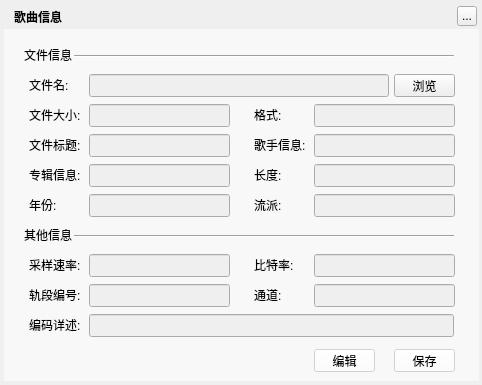
<?xml version="1.0" encoding="UTF-8"?>
<ui version="4.0">
 <class>MusicFileInformationWidget</class>
 <widget class="QWidget" name="MusicFileInformationWidget">
  <property name="geometry">
   <rect>
    <x>0</x>
    <y>0</y>
    <width>482</width>
    <height>385</height>
   </rect>
  </property>
  <property name="windowTitle">
   <string>歌曲信息</string>
  </property>
  <property name="styleSheet">
   <string notr="true"/>
  </property>
  <widget class="QLabel" name="background">
   <property name="geometry">
    <rect>
     <x>4</x>
     <y>4</y>
     <width>475</width>
     <height>377</height>
    </rect>
   </property>
   <property name="text">
    <string/>
   </property>
  </widget>
  <widget class="QLabel" name="topTitleName">
   <property name="geometry">
    <rect>
     <x>14</x>
     <y>4</y>
     <width>100</width>
     <height>25</height>
    </rect>
   </property>
   <property name="styleSheet">
    <string notr="true">color:&quot;#FFFFFF&quot;;font-weight:bold</string>
   </property>
   <property name="text">
    <string>歌曲信息</string>
   </property>
  </widget>
  <widget class="QToolButton" name="topTitleCloseButton">
   <property name="geometry">
    <rect>
     <x>457</x>
     <y>6</y>
     <width>20</width>
     <height>20</height>
    </rect>
   </property>
   <property name="text">
    <string>...</string>
   </property>
  </widget>
  <widget class="Line" name="line_2">
   <property name="geometry">
    <rect>
     <x>74</x>
     <y>54</y>
     <width>380</width>
     <height>5</height>
    </rect>
   </property>
   <property name="orientation">
    <enum>Qt::Horizontal</enum>
   </property>
  </widget>
  <widget class="QLabel" name="label">
   <property name="geometry">
    <rect>
     <x>24</x>
     <y>49</y>
     <width>54</width>
     <height>12</height>
    </rect>
   </property>
   <property name="text">
    <string>文件信息</string>
   </property>
  </widget>
  <widget class="QLabel" name="label_2">
   <property name="geometry">
    <rect>
     <x>29</x>
     <y>79</y>
     <width>54</width>
     <height>12</height>
    </rect>
   </property>
   <property name="text">
    <string>文件名:</string>
   </property>
  </widget>
  <widget class="QLineEdit" name="filePathEdit">
   <property name="enabled">
    <bool>false</bool>
   </property>
   <property name="geometry">
    <rect>
     <x>89</x>
     <y>74</y>
     <width>300</width>
     <height>23</height>
    </rect>
   </property>
   <property name="text">
    <string/>
   </property>
   <property name="readOnly">
    <bool>true</bool>
   </property>
  </widget>
  <widget class="QLabel" name="label_3">
   <property name="geometry">
    <rect>
     <x>29</x>
     <y>109</y>
     <width>54</width>
     <height>12</height>
    </rect>
   </property>
   <property name="text">
    <string>文件大小:</string>
   </property>
  </widget>
  <widget class="QLineEdit" name="fileSizeEdit">
   <property name="enabled">
    <bool>false</bool>
   </property>
   <property name="geometry">
    <rect>
     <x>89</x>
     <y>104</y>
     <width>141</width>
     <height>23</height>
    </rect>
   </property>
   <property name="readOnly">
    <bool>true</bool>
   </property>
  </widget>
  <widget class="QPushButton" name="viewButton">
   <property name="geometry">
    <rect>
     <x>394</x>
     <y>74</y>
     <width>61</width>
     <height>23</height>
    </rect>
   </property>
   <property name="cursor">
    <cursorShape>PointingHandCursor</cursorShape>
   </property>
   <property name="text">
    <string>浏览</string>
   </property>
  </widget>
  <widget class="QLineEdit" name="fileFormatEdit">
   <property name="enabled">
    <bool>false</bool>
   </property>
   <property name="geometry">
    <rect>
     <x>314</x>
     <y>104</y>
     <width>141</width>
     <height>23</height>
    </rect>
   </property>
   <property name="readOnly">
    <bool>true</bool>
   </property>
  </widget>
  <widget class="QLabel" name="label_4">
   <property name="geometry">
    <rect>
     <x>254</x>
     <y>109</y>
     <width>54</width>
     <height>12</height>
    </rect>
   </property>
   <property name="text">
    <string>格式:</string>
   </property>
  </widget>
  <widget class="QLabel" name="label_5">
   <property name="geometry">
    <rect>
     <x>254</x>
     <y>139</y>
     <width>54</width>
     <height>12</height>
    </rect>
   </property>
   <property name="text">
    <string>歌手信息:</string>
   </property>
  </widget>
  <widget class="MusicModifyLineEdit" name="fileArtistEdit">
   <property name="enabled">
    <bool>false</bool>
   </property>
   <property name="geometry">
    <rect>
     <x>314</x>
     <y>134</y>
     <width>141</width>
     <height>23</height>
    </rect>
   </property>
   <property name="readOnly">
    <bool>true</bool>
   </property>
  </widget>
  <widget class="MusicModifyLineEdit" name="fileTitleEdit">
   <property name="enabled">
    <bool>false</bool>
   </property>
   <property name="geometry">
    <rect>
     <x>89</x>
     <y>134</y>
     <width>141</width>
     <height>23</height>
    </rect>
   </property>
   <property name="readOnly">
    <bool>true</bool>
   </property>
  </widget>
  <widget class="QLabel" name="label_6">
   <property name="geometry">
    <rect>
     <x>29</x>
     <y>139</y>
     <width>54</width>
     <height>12</height>
    </rect>
   </property>
   <property name="text">
    <string>文件标题:</string>
   </property>
  </widget>
  <widget class="QLabel" name="label_7">
   <property name="geometry">
    <rect>
     <x>29</x>
     <y>169</y>
     <width>54</width>
     <height>12</height>
    </rect>
   </property>
   <property name="text">
    <string>专辑信息:</string>
   </property>
  </widget>
  <widget class="MusicModifyLineEdit" name="fileAlbumEdit">
   <property name="enabled">
    <bool>false</bool>
   </property>
   <property name="geometry">
    <rect>
     <x>89</x>
     <y>164</y>
     <width>141</width>
     <height>23</height>
    </rect>
   </property>
   <property name="readOnly">
    <bool>true</bool>
   </property>
  </widget>
  <widget class="QLabel" name="label_8">
   <property name="geometry">
    <rect>
     <x>254</x>
     <y>169</y>
     <width>54</width>
     <height>12</height>
    </rect>
   </property>
   <property name="text">
    <string>长度:</string>
   </property>
  </widget>
  <widget class="QLineEdit" name="fileTimeEdit">
   <property name="enabled">
    <bool>false</bool>
   </property>
   <property name="geometry">
    <rect>
     <x>314</x>
     <y>164</y>
     <width>141</width>
     <height>23</height>
    </rect>
   </property>
   <property name="readOnly">
    <bool>true</bool>
   </property>
  </widget>
  <widget class="QLabel" name="label_9">
   <property name="geometry">
    <rect>
     <x>254</x>
     <y>199</y>
     <width>54</width>
     <height>12</height>
    </rect>
   </property>
   <property name="text">
    <string>流派:</string>
   </property>
  </widget>
  <widget class="MusicModifyLineEdit" name="fileGenreEdit">
   <property name="enabled">
    <bool>false</bool>
   </property>
   <property name="geometry">
    <rect>
     <x>314</x>
     <y>194</y>
     <width>141</width>
     <height>23</height>
    </rect>
   </property>
   <property name="readOnly">
    <bool>true</bool>
   </property>
  </widget>
  <widget class="QLabel" name="label_10">
   <property name="geometry">
    <rect>
     <x>29</x>
     <y>259</y>
     <width>54</width>
     <height>12</height>
    </rect>
   </property>
   <property name="text">
    <string>采样速率:</string>
   </property>
  </widget>
  <widget class="QLabel" name="label_11">
   <property name="geometry">
    <rect>
     <x>29</x>
     <y>289</y>
     <width>54</width>
     <height>12</height>
    </rect>
   </property>
   <property name="text">
    <string>轨段编号:</string>
   </property>
  </widget>
  <widget class="QLineEdit" name="TrackNumEdit">
   <property name="enabled">
    <bool>false</bool>
   </property>
   <property name="geometry">
    <rect>
     <x>89</x>
     <y>284</y>
     <width>141</width>
     <height>23</height>
    </rect>
   </property>
   <property name="readOnly">
    <bool>true</bool>
   </property>
  </widget>
  <widget class="QLabel" name="label_12">
   <property name="geometry">
    <rect>
     <x>254</x>
     <y>289</y>
     <width>54</width>
     <height>12</height>
    </rect>
   </property>
   <property name="text">
    <string>通道:</string>
   </property>
  </widget>
  <widget class="QLineEdit" name="SamplingRateEdit">
   <property name="enabled">
    <bool>false</bool>
   </property>
   <property name="geometry">
    <rect>
     <x>89</x>
     <y>254</y>
     <width>141</width>
     <height>23</height>
    </rect>
   </property>
   <property name="readOnly">
    <bool>true</bool>
   </property>
  </widget>
  <widget class="QLineEdit" name="ChannelEdit">
   <property name="enabled">
    <bool>false</bool>
   </property>
   <property name="geometry">
    <rect>
     <x>314</x>
     <y>284</y>
     <width>141</width>
     <height>23</height>
    </rect>
   </property>
   <property name="readOnly">
    <bool>true</bool>
   </property>
  </widget>
  <widget class="MusicModifyLineEdit" name="fileYearEdit">
   <property name="enabled">
    <bool>false</bool>
   </property>
   <property name="geometry">
    <rect>
     <x>89</x>
     <y>194</y>
     <width>141</width>
     <height>23</height>
    </rect>
   </property>
   <property name="readOnly">
    <bool>true</bool>
   </property>
  </widget>
  <widget class="QLabel" name="label_13">
   <property name="geometry">
    <rect>
     <x>29</x>
     <y>199</y>
     <width>54</width>
     <height>12</height>
    </rect>
   </property>
   <property name="text">
    <string>年份:</string>
   </property>
  </widget>
  <widget class="QLabel" name="label_14">
   <property name="geometry">
    <rect>
     <x>254</x>
     <y>259</y>
     <width>54</width>
     <height>12</height>
    </rect>
   </property>
   <property name="text">
    <string>比特率:</string>
   </property>
  </widget>
  <widget class="QLineEdit" name="BitrateEdit">
   <property name="enabled">
    <bool>false</bool>
   </property>
   <property name="geometry">
    <rect>
     <x>314</x>
     <y>254</y>
     <width>141</width>
     <height>23</height>
    </rect>
   </property>
   <property name="readOnly">
    <bool>true</bool>
   </property>
  </widget>
  <widget class="QLabel" name="label_15">
   <property name="geometry">
    <rect>
     <x>24</x>
     <y>229</y>
     <width>54</width>
     <height>12</height>
    </rect>
   </property>
   <property name="text">
    <string>其他信息</string>
   </property>
  </widget>
  <widget class="Line" name="line_3">
   <property name="geometry">
    <rect>
     <x>74</x>
     <y>234</y>
     <width>380</width>
     <height>5</height>
    </rect>
   </property>
   <property name="orientation">
    <enum>Qt::Horizontal</enum>
   </property>
  </widget>
  <widget class="QLabel" name="label_16">
   <property name="geometry">
    <rect>
     <x>29</x>
     <y>319</y>
     <width>54</width>
     <height>12</height>
    </rect>
   </property>
   <property name="text">
    <string>编码详述:</string>
   </property>
  </widget>
  <widget class="QLineEdit" name="descriptionEdit">
   <property name="enabled">
    <bool>false</bool>
   </property>
   <property name="geometry">
    <rect>
     <x>89</x>
     <y>314</y>
     <width>365</width>
     <height>23</height>
    </rect>
   </property>
   <property name="text">
    <string/>
   </property>
   <property name="readOnly">
    <bool>true</bool>
   </property>
  </widget>
  <widget class="QWidget" name="backgroundMask" native="true">
   <property name="geometry">
    <rect>
     <x>4</x>
     <y>29</y>
     <width>475</width>
     <height>352</height>
    </rect>
   </property>
   <property name="styleSheet">
    <string notr="true">background:rgba(255,255,255,150)</string>
   </property>
   <widget class="QPushButton" name="editButton">
    <property name="geometry">
     <rect>
      <x>310</x>
      <y>320</y>
      <width>61</width>
      <height>23</height>
     </rect>
    </property>
    <property name="cursor">
     <cursorShape>PointingHandCursor</cursorShape>
    </property>
    <property name="text">
     <string>编辑</string>
    </property>
   </widget>
   <widget class="QPushButton" name="saveButton">
    <property name="geometry">
     <rect>
      <x>390</x>
      <y>320</y>
      <width>61</width>
      <height>23</height>
     </rect>
    </property>
    <property name="cursor">
     <cursorShape>PointingHandCursor</cursorShape>
    </property>
    <property name="text">
     <string>保存</string>
    </property>
   </widget>
  </widget>
  <zorder>background</zorder>
  <zorder>backgroundMask</zorder>
  <zorder>topTitleName</zorder>
  <zorder>topTitleCloseButton</zorder>
  <zorder>line_2</zorder>
  <zorder>label</zorder>
  <zorder>label_2</zorder>
  <zorder>filePathEdit</zorder>
  <zorder>label_3</zorder>
  <zorder>fileSizeEdit</zorder>
  <zorder>viewButton</zorder>
  <zorder>fileFormatEdit</zorder>
  <zorder>label_4</zorder>
  <zorder>label_5</zorder>
  <zorder>fileArtistEdit</zorder>
  <zorder>fileTitleEdit</zorder>
  <zorder>label_6</zorder>
  <zorder>label_7</zorder>
  <zorder>fileAlbumEdit</zorder>
  <zorder>label_8</zorder>
  <zorder>fileTimeEdit</zorder>
  <zorder>label_9</zorder>
  <zorder>fileGenreEdit</zorder>
  <zorder>label_10</zorder>
  <zorder>label_11</zorder>
  <zorder>TrackNumEdit</zorder>
  <zorder>label_12</zorder>
  <zorder>SamplingRateEdit</zorder>
  <zorder>ChannelEdit</zorder>
  <zorder>fileYearEdit</zorder>
  <zorder>label_13</zorder>
  <zorder>label_14</zorder>
  <zorder>BitrateEdit</zorder>
  <zorder>label_15</zorder>
  <zorder>line_3</zorder>
  <zorder>label_16</zorder>
  <zorder>descriptionEdit</zorder>
 </widget>
 <customwidgets>
  <customwidget>
   <class>MusicModifyLineEdit</class>
   <extends>QLineEdit</extends>
   <header>musicfileinformationwidget.h</header>
  </customwidget>
 </customwidgets>
 <resources/>
 <connections/>
</ui>
